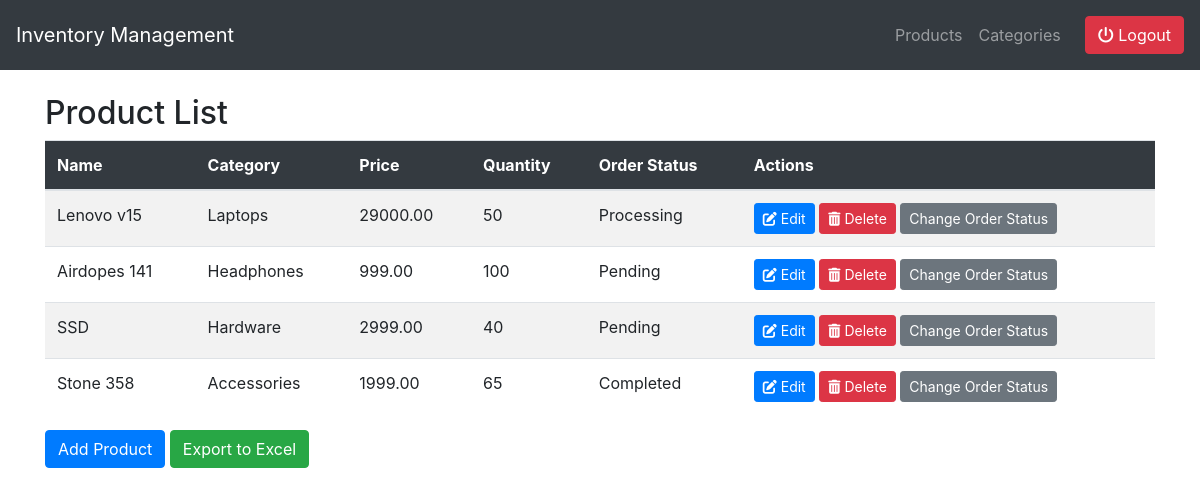
The app's page / (signed in), older data.
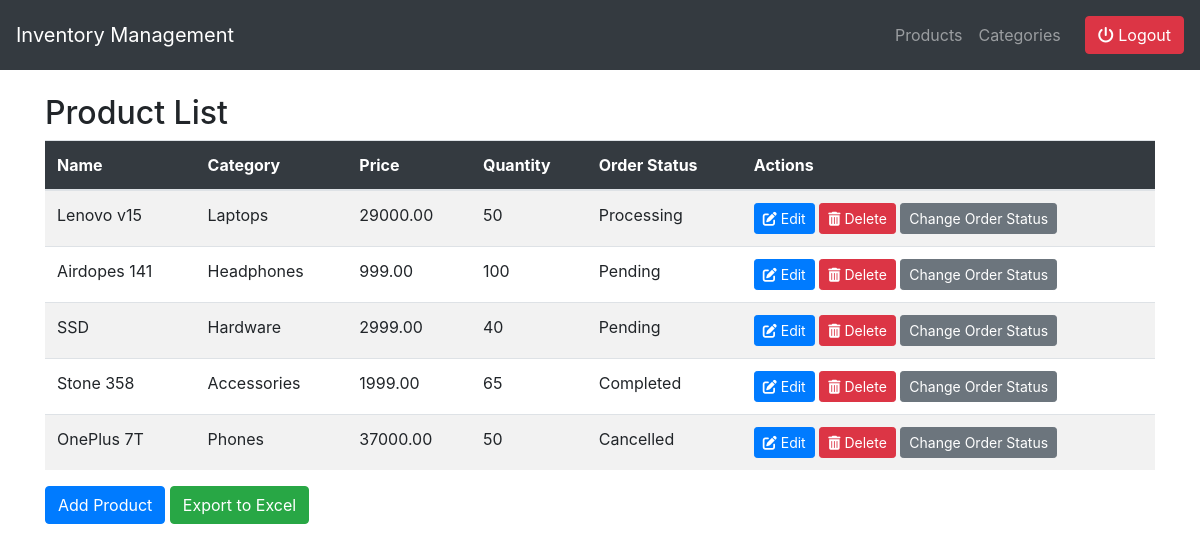
The same page, newer data.
### inventory/models.py (models this page shows, shortened)
class Product(models.Model):
    ORDER_STATUS_CHOICES = [
        ('Pending', 'Pending'),
        ('Processing', 'Processing'),
        ('Completed', 'Completed'),
        ('Cancelled', 'Cancelled'),
    ]
    name = models.CharField(max_length=100)
    category = models.ForeignKey(Category, on_delete=models.CASCADE)
    description = models.TextField(blank=True, null=True)
    price = models.DecimalField(max_digits=10, decimal_places=2)
    quantity = models.IntegerField()
    image = models.ImageField(upload_to='product_images/', blank=True, null=True)
    created_by = models.ForeignKey(User, on_delete=models.CASCADE)
    order_status = models.CharField(max_length=20, choices=ORDER_STATUS_CHOICES, default='Pending')

class Category(models.Model):
    name = models.CharField(max_length=100)

### inventory/views.py (the view)
# urls.py: path('', views.product_list, name='product_list'),
@login_required
def product_list(request):
    products = Product.objects.all()
    return render(request, 'inventory/product_list.html', {'products': products})

### inventory/templates/inventory/product_list.html (shortened to what this page needs)
{% extends 'inventory/base.html' %}
{% block content %}
<h2>Product List</h2>
<table class="table table-striped">
    <thead class='bg-dark text-white'>
        <tr>
            <th>Name</th>
            <th>Category</th>
            <th>Price</th>
            <th>Quantity</th>
            <th>Order Status</th>
            <th>Actions</th>
        </tr>
    </thead>
    <tbody>
        {% for product in products %}
        <tr>
            <td>{{ product.name }}</td>
            <td>{{ product.category.name }}</td>
            <td>{{ product.price }}</td>
            <td>{{ product.quantity }}</td>
            <td>{{ product.order_status }}</td>
            <td>
                <a href="{% url 'product_update' product.pk %}" class="btn btn-sm btn-primary"><i class='fas fa-edit'></i> Edit</a>
                <form action="{% url 'product_delete' product.pk %}" method="post" style="display: inline;">
                    <button type="submit" class="btn btn-sm btn-danger" onclick="return confirm('Are you sure you want to delete {{ product.name }}?')"><i class='fas fa-trash-alt'></i> Delete</button>
                </form>
                <a href="{% url 'change_order_status' product.pk %}" class="btn btn-sm btn-secondary">Change Order Status</a>
            </td>
        </tr>
        {% endfor %}
    </tbody>
</table>
<a href="{% url 'product_create' %}" class="btn btn-primary">Add Product</a>
<a href="{% url 'export_products_xlsx' %}" class="btn btn-success">Export to Excel</a>
{% endblock %}

### inventory/templates/inventory/base.html (shortened to what this page needs)
<!DOCTYPE html>
<html>
<head>
    <link rel="stylesheet" href="https://stackpath.bootstrapcdn.com/bootstrap/4.5.2/css/bootstrap.min.css">
    <link rel="stylesheet" href="https://cdnjs.cloudflare.com/ajax/libs/font-awesome/6.6.0/css/all.min.css" />
</head>
<body>
    <nav class="navbar navbar-expand-lg navbar-dark bg-dark">
        <a class="navbar-brand" href="{% url 'product_list' %}">Inventory Management</a>
        <ul class="navbar-nav ml-auto">
            <li class="nav-item">
                <a class="nav-link" href="{% url 'product_list' %}">Products</a>
            </li>
            <li class="nav-item">
                <a class="nav-link mr-3" href="{% url 'category_list' %}">Categories</a>
            </li>
        </ul>
        <span class="navbar-text">
            {% if user.is_authenticated %}
            <a href="{% url 'logout' %}" class="btn btn-danger"><i class='fas fa-power-off'></i> Logout</a>
            {% else %}
            <a href="{% url 'login' %}" class="btn btn-outline-primary">Login</a>
            {% endif %}
        </span>
    </nav>
    <div class="container mt-4">
        {% block content %}
        {% endblock %}
    </div>
</body>
</html>

Row changes from the older to the newer data that the page shows:
added Product: name "OnePlus 7T", category.name "Phones", price "37000.00", quantity "50", order_status "Cancelled"
